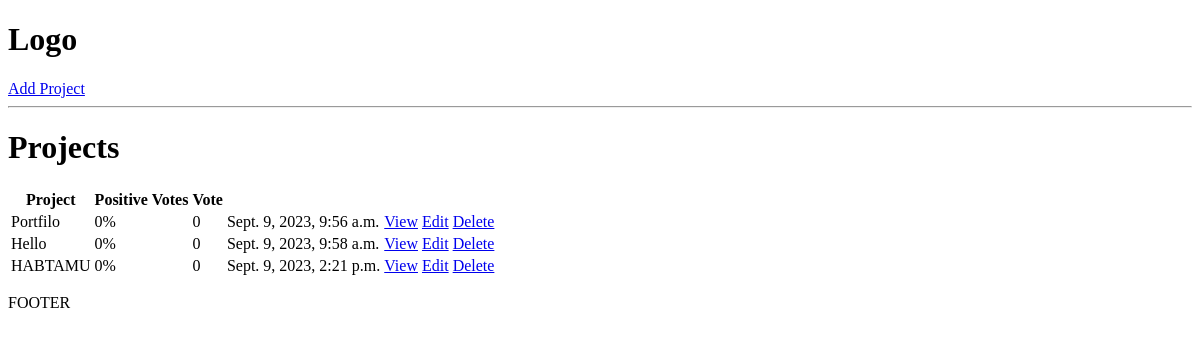
The app's page /, older data.
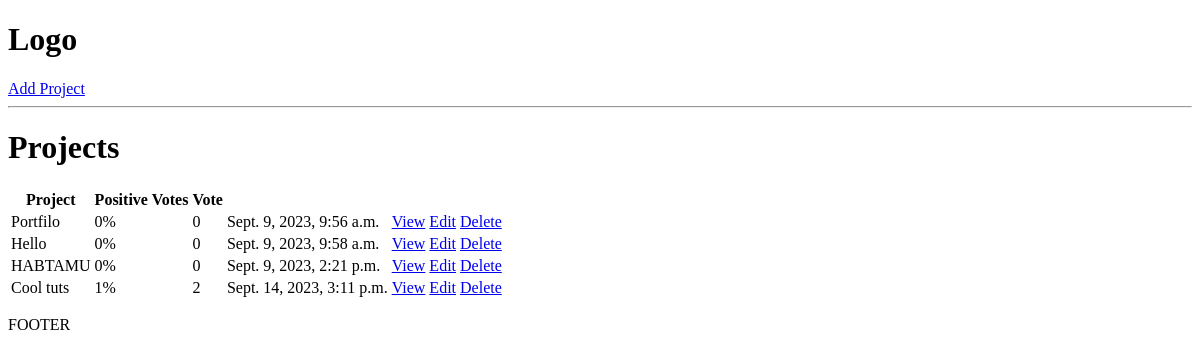
The same page, newer data.
### projects/models.py (models this page shows, shortened)
class Project(models.Model):
    title = models.CharField(max_length=200)
    description= models.TextField(null=True,blank=True)
    demo_link = models.CharField(max_length=2000,null=True,blank=True)
    source_link = models.CharField(max_length=2000,null=True,blank=True)
    tags = models.ManyToManyField('Tag',blank=True)
    vote_total = models.IntegerField(default=0,null=True,blank=True)
    vote_ratio = models.IntegerField(default=0,null=True,blank=True)
    created = models.DateTimeField(auto_now_add=True)
    id = models.UUIDField(default=uuid.uuid4,unique=True,primary_key=True,editable=False)

### projects/views.py (the view)
# urls.py: path('',include('projects.urls')),
def projects(request):
    projects = Project.objects.all()
    context ={'projects':projects}
    return render(request, 'projects/projects.html',context)

### projects/templates/projects/projects.html
{%extends 'main.html'%}
{%block content%}
<h1>Projects</h1>
<table>
    <tr>
        <th>Project</th>
        <th>Positive Votes</th>
        <th>Vote</th>
        <th></th>
        <th></th>
    </tr>
    {%for project in projects %}
    <tr>
        <td>{{project.title}}</td>
        <td>{{project.vote_ratio}}%</td>
        <td>{{project.vote_total}}</td>
        <td>{{project.created}}</td>
        <td><a href="{%url 'project' project.id%}">View</a></td>
        <td><a href="{%url 'update-project' project.id%}">Edit</a></td>
        <td><a href="{%url 'delete-project' project.id%}">Delete</a></td>
    </tr>
    {%endfor%}
</table>
{%endblock%}

### templates/main.html (shortened to what this page needs)
<!DOCTYPE html>
<html lang="en">
<head>
</head>
<body>
    {%include 'navbar.html'%}
    {%block content%}
    {%endblock%}
    <p>FOOTER</p>
</body>
</html>

### templates/navbar.html
<h1>Logo</h1>
<a href="{%url 'create-project' %}">Add Project</a>
<hr>

Row changes from the older to the newer data that the page shows:
added Project: title "Cool tuts", vote_ratio "1", vote_total "2", created "Sept. 14, 2023, 3:11 p.m."
